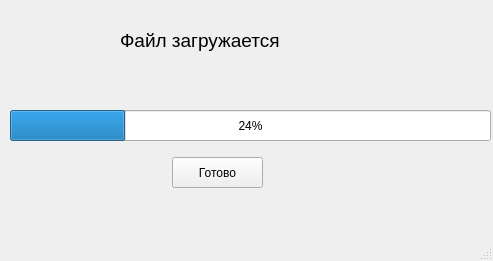
<?xml version="1.0" encoding="UTF-8"?>
<ui version="4.0">
 <class>MainWindow</class>
 <widget class="QMainWindow" name="MainWindow">
  <property name="geometry">
   <rect>
    <x>0</x>
    <y>0</y>
    <width>493</width>
    <height>261</height>
   </rect>
  </property>
  <property name="windowTitle">
   <string>MainWindow</string>
  </property>
  <widget class="QWidget" name="centralwidget">
   <widget class="QProgressBar" name="progressBar">
    <property name="geometry">
     <rect>
      <x>10</x>
      <y>110</y>
      <width>481</width>
      <height>31</height>
     </rect>
    </property>
    <property name="value">
     <number>24</number>
    </property>
   </widget>
   <widget class="QLabel" name="Status_lbl">
    <property name="geometry">
     <rect>
      <x>120</x>
      <y>20</y>
      <width>321</width>
      <height>41</height>
     </rect>
    </property>
    <property name="font">
     <font>
      <pointsize>14</pointsize>
     </font>
    </property>
    <property name="text">
     <string>Файл загружается</string>
    </property>
   </widget>
   <widget class="QPushButton" name="Done_button">
    <property name="geometry">
     <rect>
      <x>172</x>
      <y>157</y>
      <width>91</width>
      <height>31</height>
     </rect>
    </property>
    <property name="text">
     <string>Готово</string>
    </property>
   </widget>
  </widget>
  <widget class="QMenuBar" name="menubar">
   <property name="geometry">
    <rect>
     <x>0</x>
     <y>0</y>
     <width>493</width>
     <height>26</height>
    </rect>
   </property>
  </widget>
  <widget class="QStatusBar" name="statusbar"/>
 </widget>
 <resources/>
 <connections/>
</ui>
